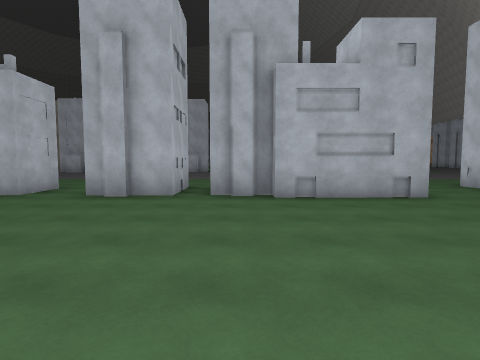
[1] (above)

24 first-person views from a walk through a 3-D level made in the Unity game engine. The camera is 1.5 m above the floor, tilts 4° down and sees 80° across. The floor is counted in squares, 2 m on a side. Each view is taken from the middle of a square. On the plan, view 1 faces up. The plan holds only what a view shows up to about 10 squares ahead; the rest is blank. The place goes on beyond the plan. The player is left out. Surface patterns are stand-ins for the level's own textures.

[2]
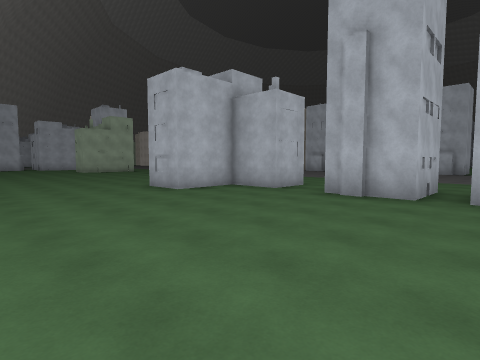

[3]
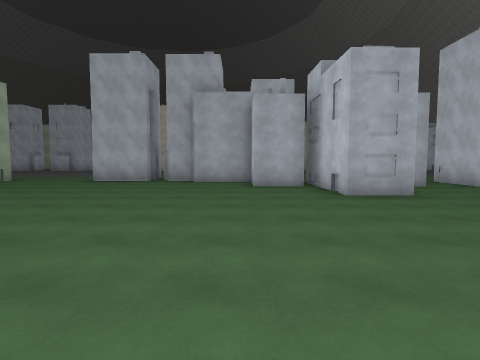

[4]
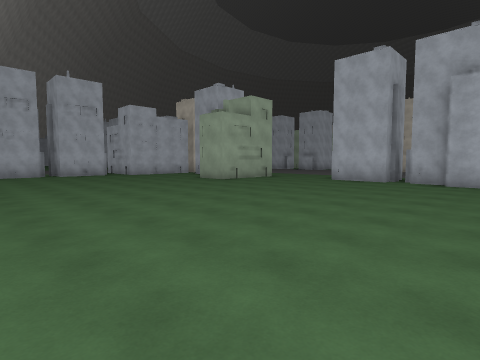

[5]
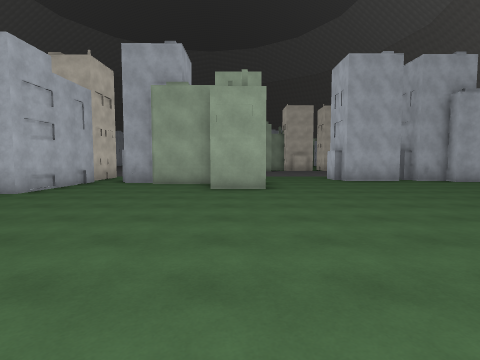

[6]
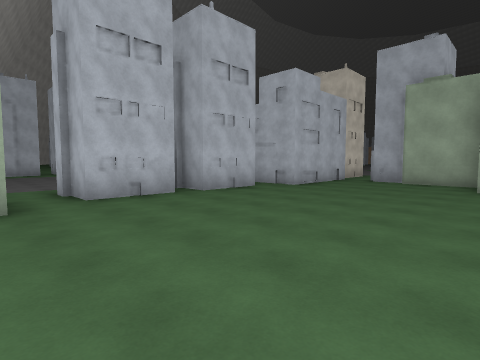

[7]
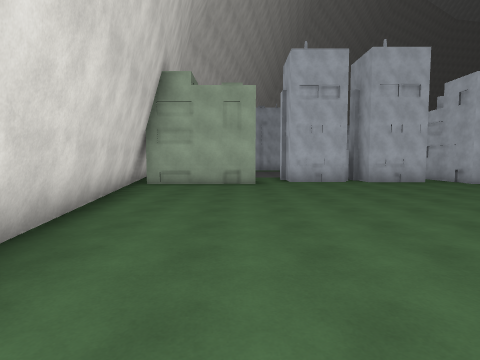

[8]
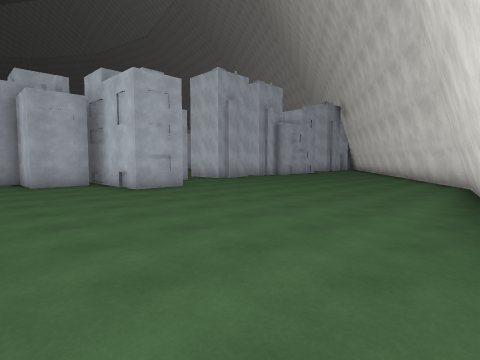

[9]
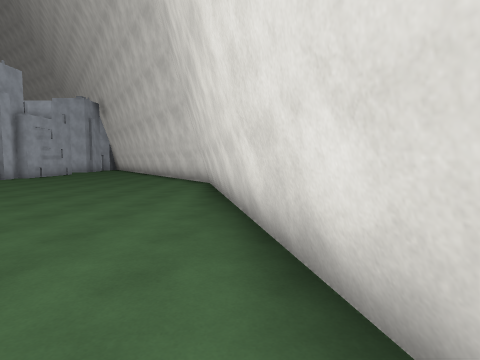

[10]
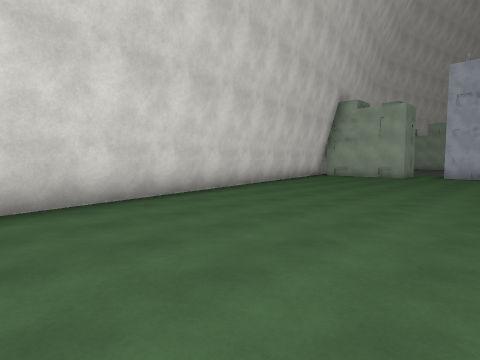

[11]
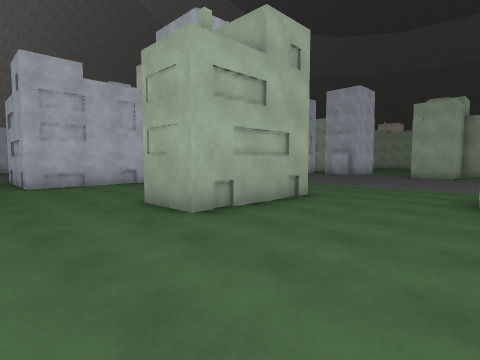

[12]
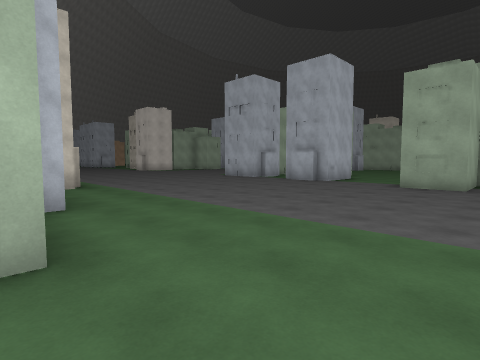

[13]
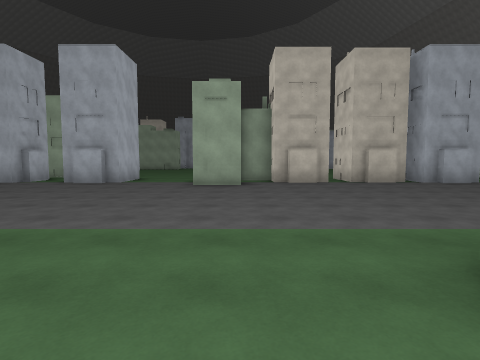

[14]
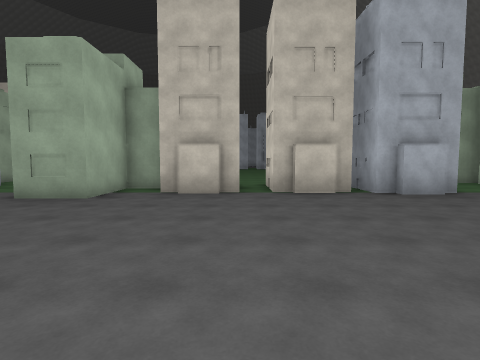

[15]
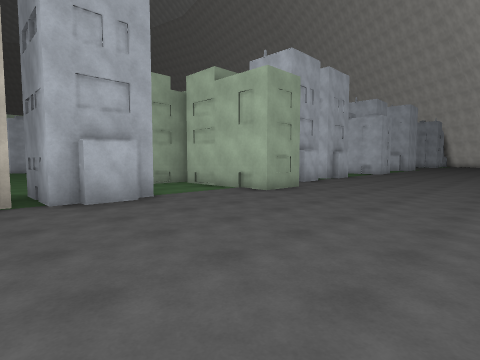

[16]
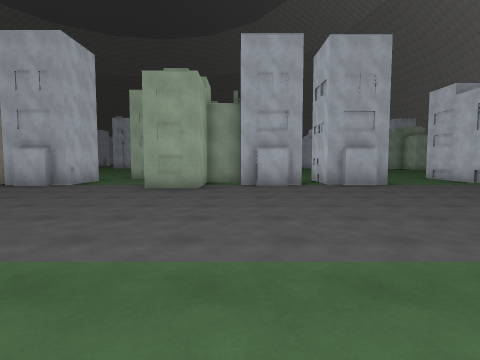

[17]
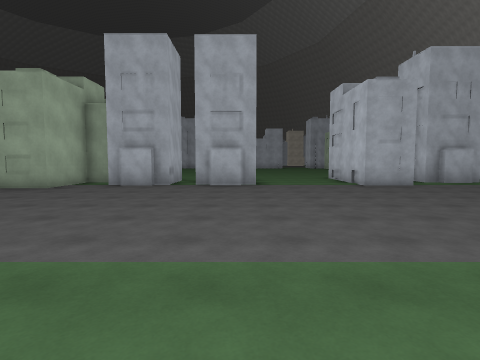

[18]
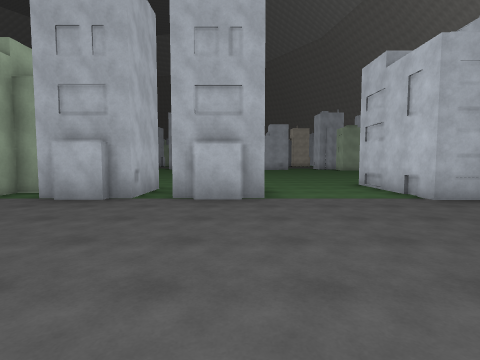

[19]
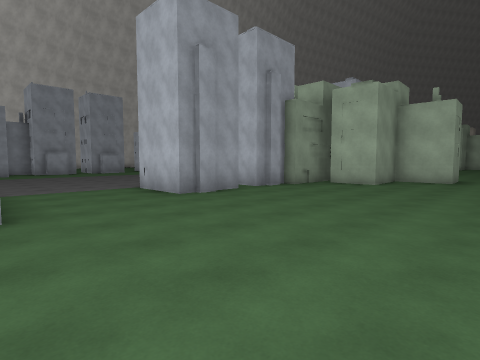

[20]
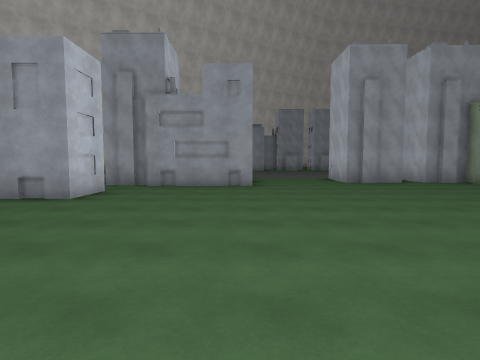

[21]
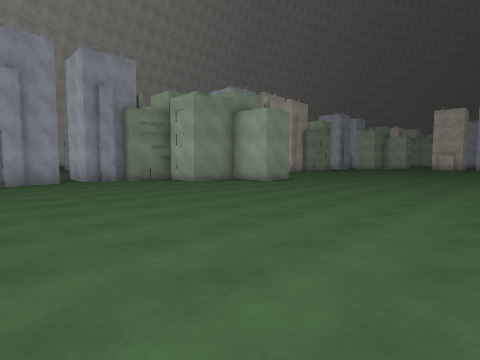

[22]
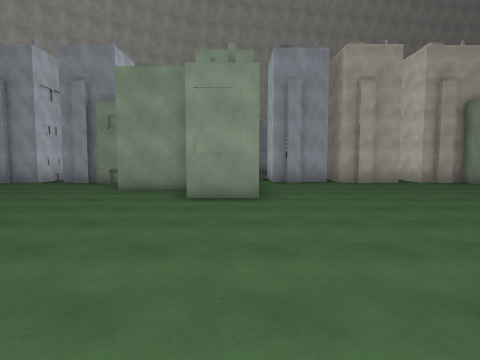

[23]
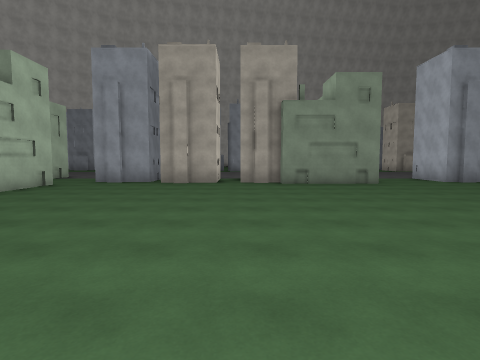

[24]
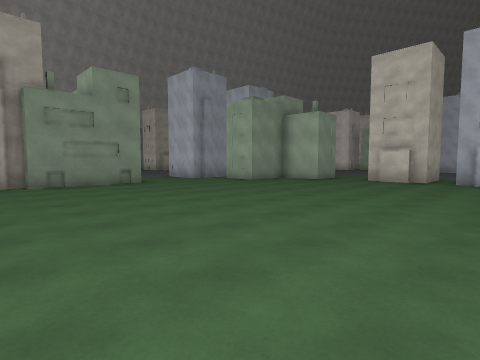

### Floor plan
Key: @ floor where view 1 was taken; # wall or solid block; . floor; B building.
Columns run from 25 left of view 1 to 8 right of it. Each row starts with its distance up from view 1.
 30                      ......
 29       ......  .............  .
 28 B............ ............. ...
 27 ................................
 26 B................................
 25 #.................................
 24   ................................
 23    ..............B#..............B
 22     .............##..............
 21    #.............#  #..........B..
 20     ...###.........###.......#  ##
 19    ##.. #########..#######...#####
 18 #B###.. ####B####..######B...# .B
 17  ..B...B#.B....B...B#.B..........
 16  ...............................
 15   .............................
 14  .............................
 13 ..............................
 12 .............................
 11 ............       .........
 10 B.........         ........
  9     #.....B B      ... ...     ..
  8  .BB# B.......## B  ..#B.B    ..B
  7  B..###......... #  #.# .     ..
  6  #....#........... ##.##.#B##..
  5  #...............B ...........
  4 ..............................
  3 B............................
  2 #...........................
  1 B..........................
  0 #........................@#
 -1 #........................##
 -2 ......................####
 -3  B...............######
 -4  #.........#######
 -5  #....######

Where each view was taken, in squares from view 1:
view 1: 0 up, 0 right, facing up
view 2: 0 up, 0 right, facing up-left
view 3: 2 down, 10 left, facing up
view 4: 2 down, 10 left, facing up-left
view 5: 2 down, 19 left, facing up
view 6: 3 down, 19 left, facing up-left
view 7: 3 down, 15 left, facing left
view 8: 3 down, 11 left, facing up-right
view 9: 3 down, 11 left, facing right
view 10: 1 up, 11 left, facing down-left
view 11: 3 up, 15 left, facing up-left
view 12: 8 up, 16 left, facing up-left
view 13: 8 up, 17 left, facing up
view 14: 11 up, 14 left, facing up
view 15: 12 up, 12 left, facing up-right
view 16: 9 up, 4 left, facing up
view 17: 9 up, 0 right, facing up
view 18: 12 up, 0 right, facing up
view 19: 25 up, 4 right, facing down-left
view 20: 29 up, 4 right, facing down
view 21: 30 up, 1 right, facing down-left
view 22: 29 up, 8 left, facing down
view 23: 29 up, 14 left, facing down
view 24: 29 up, 14 left, facing down-left
